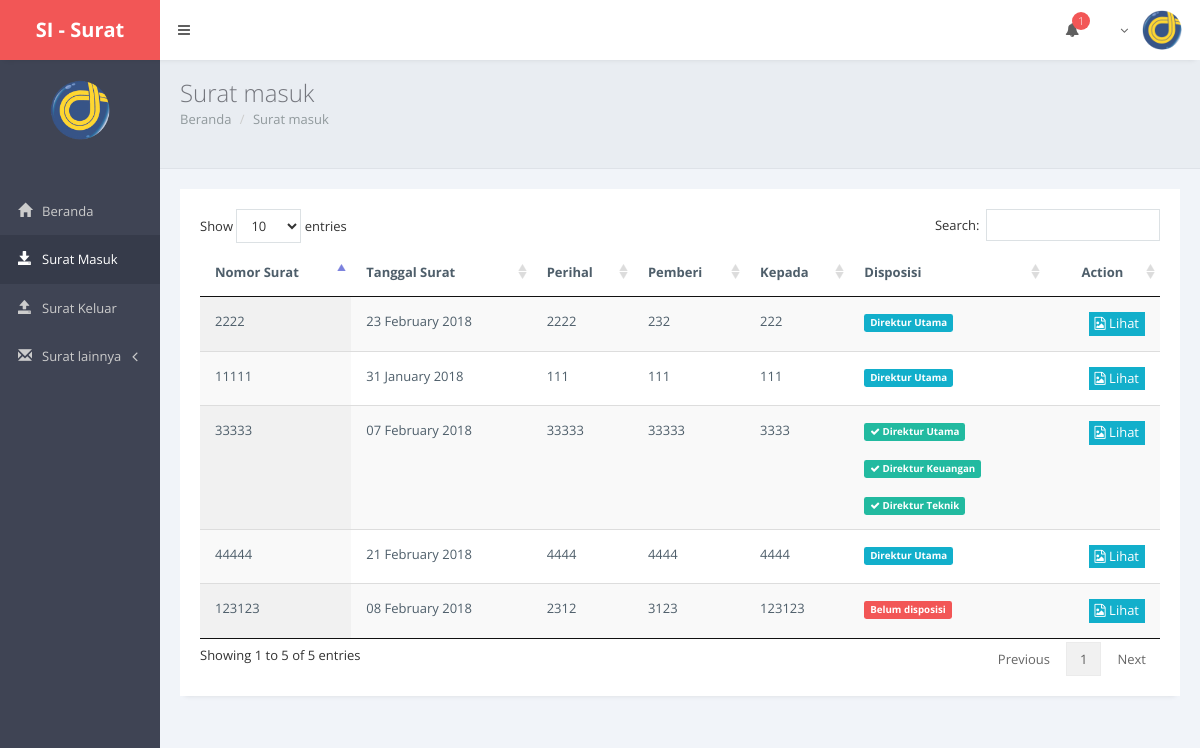
The page /index.php/surat_masuk on the database its author committed.
### tables this page shows
CREATE TABLE `s_masuk` (
  `id_surat` int(11) NOT NULL,
  `no_surat` varchar(20) NOT NULL,
  `tanggal_terima` date NOT NULL,
  `tanggal_surat` date NOT NULL,
  `perihal` text NOT NULL,
  `pemberi` varchar(100) NOT NULL,
  `kepada` varchar(100) NOT NULL,
  `status_disposisi_1` enum('0','1','2','3') NOT NULL,
  `disdirut` varchar(300) NOT NULL,
  `status_disposisi_2` enum('0','1') NOT NULL,
  `disdirkeu` varchar(300) NOT NULL,
  `status_disposisi_3` enum('0','1') NOT NULL,
  `disdirtek` varchar(300) NOT NULL,
  `status` enum('0','1','2') NOT NULL
);

### application/controllers/Surat_masuk.php (called while the page is built, shortened)
<?php
class Surat_masuk extends CI_Controller {
	public function __construct()
    {
        $this->load->library('zip');
    }
	public function index(){
		$page = 'masuk';
		$level = $this->session->userdata('level');
		if($level == 'sekertaris'){
			$s = $this->mymodel->Select('s_masuk', 'ORDER BY id_surat DESC');
		}else if($level == 'dirut'){
			$s = $this->mymodel->Select('s_masuk', 'ORDER BY id_surat DESC');
		}else if($level == 'dirkeu'){
			$s = $this->mymodel->Select('s_masuk', 'where status_disposisi_1 = "1" OR status_disposisi_1 = "3" ORDER BY id_surat DESC');
		}else if($level == 'dirtek'){
			$s = $this->mymodel->Select('s_masuk', 'where status_disposisi_1 = "2" OR status_disposisi_1 = "3" ORDER BY id_surat DESC');
		}else{
			$s = $this->mymodel->Select('s_masuk', 'ORDER BY id_surat DESC');
		}
		$data = array('data' => $s);
		$comp = array(
			"head" => $this->head(),
			"sidebar" => $this->sidebar($page),
			"navbar" => $this->navbar($page),
			"content" => $this->load->view('content',$data,true),
			"footer" => $this->footer(),
			"load_js" => $this->load_js(),
		);
		$this->load->view('surat_masuk/index', $comp);
	}
	public function head(){
		$data = array();
		return $this->load->view('head',$data,true);
	}
	public function sidebar($page){
		$data = array(
			"page" => $page
		);
		return $this->load->view('sidebar',$data,true);
	}
  public function navbar(){
    $level = $this->session->userdata('level');
    if($level == "dirut"){
      $sm0 = $this->mymodel->Select('s_masuk', 'WHERE status_disposisi_1="0"');
    }else if($level == "dirkeu"){
      $sm0 = $this->mymodel->Select('s_masuk', 'WHERE status_disposisi_2="0" AND status="1"');
    }else if($level == "dirtek"){
      $sm0 = $this->mymodel->Select('s_masuk', 'WHERE status_disposisi_3="0" AND status="1"');
    }else{
      $sm0 = "";
    }
    $data = array(
      "jumlah_surat0" => count($sm0),
      "surat0" => $sm0,
    );
    return $this->load->view('navbar',$data,true);
  }
	public function footer(){
		$data = array();
		return $this->load->view('footer',$data,true);
	}
	public function load_js(){
		$data = array();
		return $this->load->view('load_js',$data,true);
	}
}

### index.php (called while the page is built, shortened)
<?php
require_once BASEPATH.'core/CodeIgniter.php';

### application/models/mymodel.php (called while the page is built, shortened)
<?php
class Mymodel extends CI_Model {
	public function Select($tabelName,$where=''){
		$data = $this->db->query('SELECT * FROM '.$tabelName.' '. $where);
		return $data->result();
	}
}

### application/views/surat_masuk/index.php (the view, shortened to what this page needs)
<!DOCTYPE html>
<html>
  <head>
    <?php echo $head ?>
  </head>
  <body class="compact-menu">
    <main class="page-content content-wrap">
      <?php echo $navbar ?>
      <?php echo $sidebar ?>
      <div class="page-inner">
          <div class="page-title">
            <h3>Surat masuk</h3>
            <div class="page-breadcrumb">
              <ol class="breadcrumb">
              <li><a href="<?php echo base_url() ?>/index.php/beranda">Beranda</a></li>
              <li class="active">Surat masuk</li>
              </ol>
            </div>
            <br>
          </div>
          <div id="main-wrapper">
            <div class="row">
            <div class="col-md-12">
            <div class="panel panel-white">
            <div class="panel-body">
            <div class="table-responsive">
            <table id="example" class="display table" style="width: 100%; cellspacing: 0;">
              <thead>
                <tr>
                  <th>Nomor Surat</th>
                  <th>Tanggal Surat</th>
                  <th>Perihal</th>
                  <th>Pemberi</th>
                  <th>Kepada</th>
                  <th>Disposisi</th>
                  <th style="text-align:center;">Action</th>
                </tr>
              </thead>
              <tbody>
                <?php
                foreach ($data as $d) {
                  ?>
                  <tr>
                    <td> <?php echo $d->no_surat ?> </td>
                    <?php
                      $day= date("d", strtotime($d->tanggal_surat) );
                      $year = date('Y', strtotime($d->tanggal_surat));
                      $month = date('F', strtotime($d->tanggal_surat));
                    ?>
                    <td> <?php echo $day.' '.$month.' '.$year ?> </td>
                    <td> <?php echo $d->perihal ?> </td>
                    <td> <?php echo $d->pemberi?> </td>
                    <td> <?php echo $d->kepada?> </td>
                    <?php
                    if($d->status == 1){
                      echo '<td><span class="label label-info">Direktur Utama </span></td>';
                    }else if($d->status == 2){
                    	if ($d->status_disposisi_1 == 1){
                    		if($d->status_disposisi_2 == 1){
                    			echo '<td> <span class="label label-success"><i class="fa fa-check"></i> Direktur Utama & Keuangan </span></td>';
                    		}
                    	}else if($d->status_disposisi_1 == 2){
                    		if($d->status_disposisi_3 == 1){
                    			echo '<td> <span class="label label-success"><i class="fa fa-check"></i> Direktur Utama & Teknik </span></td>';
                    		}
                    	}else if($d->status_disposisi_1 == 3){
                    		echo '<td><span class="label label-success"><i class="fa fa-check"></i> Direktur Utama</span>';
                    		if($d->status_disposisi_2 == 1){
                    			echo '<br><br><span class="label label-success"><i class="fa fa-check"></i> Direktur Keuangan</span>';
                    		}
                    		if($d->status_disposisi_3 == 1){
                    			echo '<br><br><span class="label label-success"><i class="fa fa-check"></i> Direktur Teknik</span>';
                    		}
                    		echo '</td>';
                    	}
                    }else{
                      echo '<td><span class="label label-danger">Belum disposisi</span></td>';
                    }
                    ?>
                    <td class="td-actions text-right">
                     <?php
                        $level = $this->session->userdata('level');
                        if($level == 'sekertaris'){
                          ?>
                          <a type="button" rel="tooltip" title="Lihat Surat" class="btn btn-info btn-simple btn-xs" href='<?php echo base_url()."index.php/surat_masuk/lihat_gambar/".$d->id_surat."" ?>'>
                          <i class="fa fa-file-image-o"></i>
                          </a>
                          <a type="button" rel="tooltip" title="Edit" class="btn btn-warning btn-simple btn-xs" href='<?php echo base_url()."index.php/surat_masuk/update/".$d->id_surat."" ?>'>
                          <i class="fa fa-pencil"></i>
                          </a>
                          <a type="button" rel="tooltip" title="Hapus" class="btn btn-danger btn-simple btn-xs" onclick="return confirm('Apakah Anda yakin ingin menghapus surat ini ? \n*seluruh berkas pada surat ini juga akan terhapus')" href='<?php echo base_url()."index.php/surat_masuk/do_delete/".$d->id_surat."" ?>'>
                          <i class="fa fa-close"></i>
                          </a>
                        <?php
                        }else{
                        ?>
                        <a type="button" rel="tooltip" title="Lihat Surat" class="btn btn-info btn-simple btn-xs" href='<?php echo base_url()."index.php/surat_masuk/lihat_gambar/".$d->id_surat."" ?>'>
                        <i class="fa fa-file-image-o"></i> Lihat
                        </a>
                        <?php
                        }
                      ?>
                    </td>
                  </tr>
                  <?php
                }
                ?>
              </tbody>
            </table>
            </div>
            </div>
            </div>
            </div>
            </div>
          </div>
      </div>
    </main>
  </body>
</body>
</html>

### application/views/head.php (shortened to what this page needs)
<link href="<?php echo base_url()."assets/"?>plugins/pace-master/themes/blue/pace-theme-flash.css" rel="stylesheet"/>
<link href="<?php echo base_url()."assets/"?>plugins/uniform/css/uniform.default.min.css" rel="stylesheet"/>
<link href="<?php echo base_url()."assets/"?>plugins/bootstrap/css/bootstrap.min.css" rel="stylesheet" type="text/css"/>
<link href="<?php echo base_url()."assets/"?>plugins/fontawesome/css/font-awesome.css" rel="stylesheet" type="text/css"/>
<link href="<?php echo base_url()."assets/"?>plugins/line-icons/simple-line-icons.css" rel="stylesheet" type="text/css"/>
<link href="<?php echo base_url()."assets/"?>plugins/offcanvasmenueffects/css/menu_cornerbox.css" rel="stylesheet" type="text/css"/>
<link href="<?php echo base_url()."assets/"?>plugins/waves/waves.min.css" rel="stylesheet" type="text/css"/>
<link href="<?php echo base_url()."assets/"?>plugins/switchery/switchery.min.css" rel="stylesheet" type="text/css"/>
<link href="<?php echo base_url()."assets/"?>plugins/3d-bold-navigation/css/style.css" rel="stylesheet" type="text/css"/>
<link href="<?php echo base_url()."assets/"?>plugins/slidepushmenus/css/component.css" rel="stylesheet" type="text/css"/>
<link href="<?php echo base_url()."assets/"?>plugins/weather-icons-master/css/weather-icons.min.css" rel="stylesheet" type="text/css"/>
<link href="<?php echo base_url()."assets/"?>plugins/metrojs/MetroJs.min.css" rel="stylesheet" type="text/css"/>
<link href="<?php echo base_url()."assets/"?>plugins/toastr/toastr.min.css" rel="stylesheet" type="text/css"/>
<link href="<?php echo base_url()."assets/"?>plugins/datatables/css/jquery.datatables.min.css" rel="stylesheet" type="text/css"/>
<link href="<?php echo base_url()."assets/"?>plugins/datatables/css/jquery.datatables_themeroller.css" rel="stylesheet" type="text/css"/>
<link href="<?php echo base_url()."assets/"?>css/modern.min.css" rel="stylesheet" type="text/css"/>
<link href="<?php echo base_url()."assets/"?>css/themes/red.css" class="theme-color" rel="stylesheet" type="text/css"/>
<link href="<?php echo base_url()."assets/"?>css/custom.css" rel="stylesheet" type="text/css"/>

### application/views/sidebar.php (shortened to what this page needs)
<div class="page-sidebar sidebar">
	<div class="page-sidebar-inner slimscroll">
		<div class="sidebar-header">
			<div class="sidebar-profile">
				<a href="<?php echo base_url()?>/index.php/profile" >
					<div class="sidebar-profile-image">
						<img src="<?php echo base_url()."assets/"?>images/avatar1.png" class="img-circle img-responsive" alt="">
					</div>
					<div class="sidebar-profile-details">
						<?php
						 $level=$this->session->userdata('level');
						?>
						<span><?php echo $this->session->userdata('nama');?><br><small><?php echo $level;?></small></span>
					</div>
				</a>
			</div>
		</div>
		<ul class="menu accordion-menu">
			<?php if ($page == 'beranda'){ echo "<li class='active'>"; }else{ echo "<li>";} ?>
				<a href="<?php echo base_url().'index.php/beranda/index'?>"
				class="waves-effect waves-button"><span class="menu-icon glyphicon glyphicon-home"></span><p>Beranda</p></a>
			</li>
			<?php if ($page == 'masuk'){ echo "<li class='active'>"; }else{ echo "<li>";} ?>
				<a href="<?php echo base_url().'index.php/surat_masuk/index'?>" class="waves-effect waves-button"><span class="menu-icon glyphicon glyphicon-save"></span><p>Surat Masuk</p></a>
			</li>
			<?php if ($page == 'keluar'){ echo "<li class='active'>"; }else{ echo "<li>";} ?>
				<a href="<?php echo base_url().'index.php/surat_keluar/index'?>"
				class="waves-effect waves-button"><span class="menu-icon glyphicon glyphicon-open"></span><p>Surat Keluar</p></a>
			</li>
			<?php if (($page == 'kpts') || ($page == 'kuasa') || ($page == 'kontrak') || ($page == 'edaran') || ($page == 'direksi' || ($page == 'berita_acara') || ($page == 'mou') )){ echo "<li class='droplink active open'>"; }else{ echo "<li class='droplink'>";}?>
				<a href="#" class="waves-effect waves-button"><span class="menu-icon glyphicon glyphicon-envelope"></span><p>Surat lainnya</p><span class="arrow"></span></a>
			</li>
		</ul>
	</div>
</div>

### application/views/navbar.php (shortened to what this page needs)
<div class="navbar">
	<div class="navbar-inner">
		<div class="logo-box">
			<a href="index.php" class="logo-text"><span>SI - Surat</span></a>
		</div>
		<div class="topmenu-outer">
			<div class="top-menu">
				<ul class="nav navbar-nav navbar-left">
					<li>
						<a class="waves-effect waves-button waves-classic sidebar-toggle"><i class="fa fa-bars"></i></a>
					</li>
				</ul>
				<ul class="nav navbar-nav navbar-right">
					<?php
					$level = $this->session->userdata('level');
					if (($level != "sekertaris") AND ($level != "umum")){
					?>
					<li class="dropdown">
              <a href="#" class="dropdown-toggle waves-effect waves-button waves-classic" data-toggle="dropdown" aria-expanded="true"><i class="fa fa-bell"></i>
								<?php if ($jumlah_surat0>0){ ?>
								<span class="badge badge-danger pull-right">
								<?php
								echo $jumlah_surat0
								?>
								</span>
								<?php } ?>
							</a>
          </li>
					<?php
					}
					?>
					<li class="dropdown">
						<a href="#" class="dropdown-toggle waves-effect waves-button waves-classic" data-toggle="dropdown">
							<span class="user-name"><?php echo $this->session->userdata('nama');?><i class="fa fa-angle-down"></i></span>
							<img class="img-circle avatar" src="<?php echo base_url()."assets/"?>images/avatar1.png" width="40" height="40" alt="">
						</a>
					</li>
				</ul>
			</div>
		</div>
	</div>
</div>

### assets/css/themes/red.css (style rules this page uses)
.page-content { background: #3f4454; }
.navbar .logo-box { background: #F25656; }
.navbar .logo-box a { color: #fff; }
.sidebar { background: #3f4454; }
.sidebar-header { background: #3f4454; }
.menu { background: #3f4454; }
.menu.accordion-menu a { color: #ccc; }
.menu.accordion-menu > li.active > a, .menu.accordion-menu > li.active.open > a { background: #363b4a; color: #fff; }

### rows shown on the page
s_masuk: no_surat "123123", tanggal_surat "08", tanggal_surat "February", tanggal_surat "2018", perihal "2312", pemberi "3123", kepada "123123", status "Belum disposisi"
s_masuk: no_surat "44444", tanggal_surat "21", tanggal_surat "February", tanggal_surat "2018", perihal "4444", pemberi "4444", kepada "4444", status "Direktur Utama"
s_masuk: no_surat "33333", tanggal_surat "07", tanggal_surat "February", tanggal_surat "2018", perihal "33333", pemberi "33333", kepada "3333", status "2" (drawn)
s_masuk: no_surat "2222", tanggal_surat "23", tanggal_surat "February", tanggal_surat "2018", perihal "2222", pemberi "232", kepada "222", status "Direktur Utama"
s_masuk: no_surat "11111", tanggal_surat "31", tanggal_surat "January", tanggal_surat "2018", perihal "111", pemberi "111", kepada "111", status "Direktur Utama"

### other values the page prints
$jumlah_surat0 "1"
